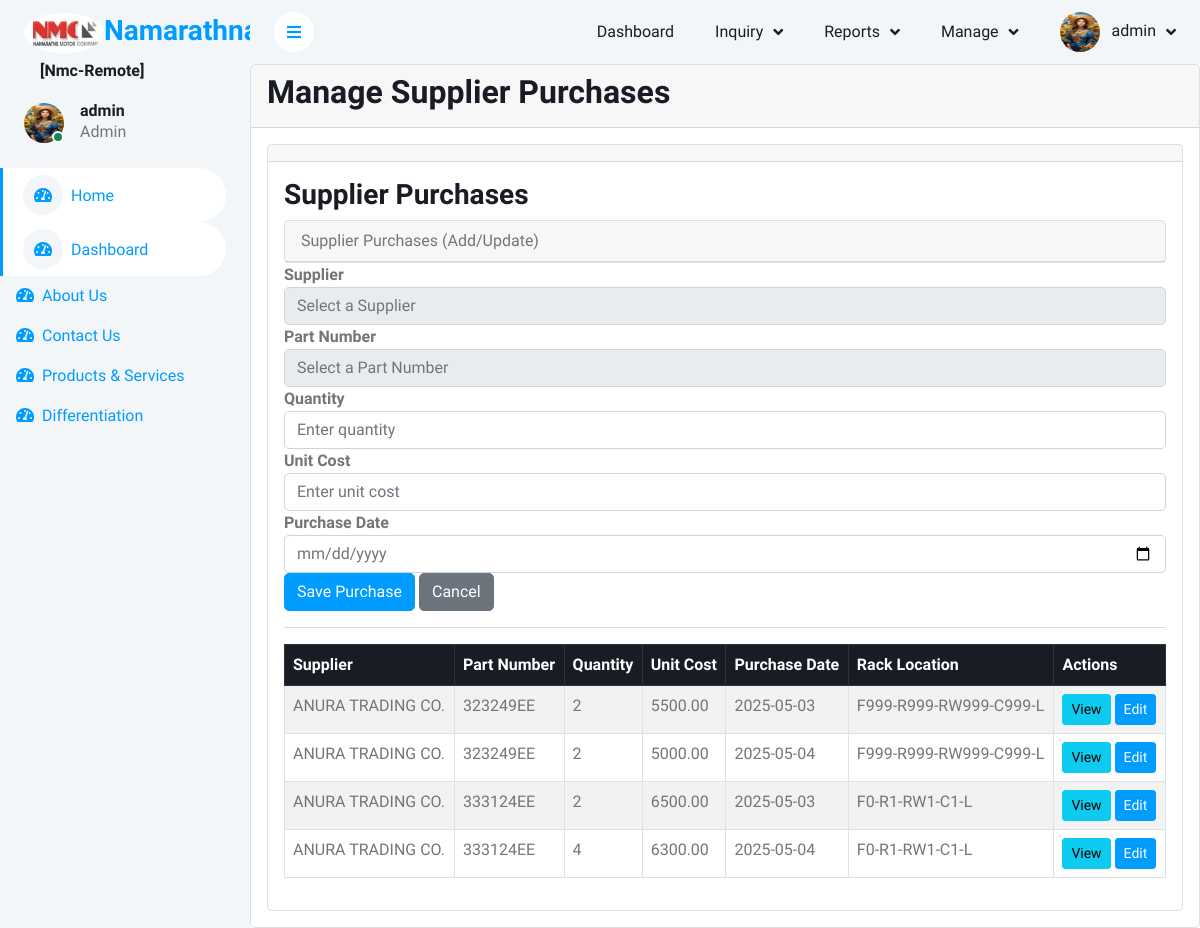
/manage_supplier_purchases.php (signed in), run on the app's committed database.
### tables this page shows
CREATE TABLE `supplier_purchases` (
  `id` int(11) NOT NULL,
  `supplier_id` int(11) DEFAULT NULL,
  `part_id` int(11) DEFAULT NULL,
  `quantity` int(11) NOT NULL,
  `cost` decimal(10,2) NOT NULL,
  `purchase_date` date NOT NULL,
  `reference_no` varchar(50) NOT NULL,
  `flag` enum('active','inactive') NOT NULL DEFAULT 'active'
);

CREATE TABLE `suppliers` (
  `id` int(11) NOT NULL,
  `supplier_name` varchar(100) NOT NULL,
  `contact_info` varchar(255) DEFAULT NULL,
  `flag` enum('active','inactive') NOT NULL DEFAULT 'active'
);

CREATE TABLE `stocks` (
  `id` int(11) NOT NULL,
  `location_id` int(11) NOT NULL,
  `part_number` varchar(50) NOT NULL,
  `description` varchar(255) DEFAULT NULL,
  `image` varchar(255) DEFAULT NULL,
  `category_id` int(11) DEFAULT NULL,
  `cost` decimal(10,2) DEFAULT 0.00,
  `selling_price` decimal(10,2) DEFAULT 0.00,
  `stock_quantity` int(11) DEFAULT 0,
  `supplier_id` int(11) DEFAULT NULL,
  `model_id` int(11) DEFAULT NULL,
  `created_at` timestamp NOT NULL DEFAULT current_timestamp(),
  `flag` enum('active','inactive') NOT NULL DEFAULT 'active',
  `brand_id` int(11) DEFAULT NULL,
  `type_id` int(11) NOT NULL DEFAULT 3,
  `pricelistpage` int(11) NOT NULL,
  `oem_number` varchar(25) NOT NULL,
  `fifo_queue_id` int(11) DEFAULT NULL,
  `rack_id` int(11) DEFAULT 5 COMMENT 'Reference to rack location',
  `alert_threshold` int(11) DEFAULT 5 COMMENT 'Minimum quantity before alert is triggered',
  `last_alert_date` datetime DEFAULT NULL COMMENT 'Date when last low stock alert was sent'
);

CREATE TABLE `racks` (
  `id` int(11) NOT NULL,
  `location_id` int(11) DEFAULT NULL,
  `floor` int(11) NOT NULL COMMENT '0, 1, 2 etc.',
  `rack_number` int(11) NOT NULL COMMENT '1, 2 etc.',
  `row_number` int(11) NOT NULL COMMENT '1, 2 etc.',
  `column_number` int(11) NOT NULL COMMENT '1, 2 etc.',
  `side` enum('left','right','middle','top','bottom') NOT NULL,
  `description` varchar(255) DEFAULT NULL,
  `created_at` timestamp NOT NULL DEFAULT current_timestamp(),
  `updated_at` timestamp NOT NULL DEFAULT current_timestamp() ON UPDATE current_timestamp(),
  `location_code` varchar(50) DEFAULT NULL,
  `status` enum('active','inactive') NOT NULL DEFAULT 'active'
);

### manage_supplier_purchases.php (the view, shortened to what this page needs)
<?php
$crud_permissions = $_SESSION['crud_permissions'];
include('header.php');
$quantity = '';
$cost = '';
$purchase_date = '';
$purchases = [];
try {
    $purchases_result = $conn->query("
        SELECT supplier_purchases.*, suppliers.supplier_name, stocks.part_number, stocks.rack_id,
        racks.location_code
        FROM supplier_purchases
        JOIN suppliers ON supplier_purchases.supplier_id = suppliers.id
        JOIN stocks ON supplier_purchases.part_id = stocks.id
        JOIN racks ON stocks.rack_id = racks.id
        WHERE supplier_purchases.flag = 'active'
    ");
    $purchases = $purchases_result->fetchAll(PDO::FETCH_ASSOC);
} catch (PDOException $e) {
    die("An error occurred: " . $e->getMessage());
}
?>
<div class="card">
    <div class="card-header">
        <h2>Manage Supplier Purchases</h2>
    </div>
    <div class="card-body">
        <div class="card">
            <div class="card-header">
            </div>
            <div class="card-body">
                <?php if (isset($_GET['view'])): ?>
                    <?php
                    $id = intval($_GET['view']);
                    try {
                        $stmt = $conn->prepare("
                            SELECT supplier_purchases.*, suppliers.supplier_name, stocks.part_number
                            FROM supplier_purchases
                            JOIN suppliers ON supplier_purchases.supplier_id = suppliers.id
                            JOIN stocks ON supplier_purchases.part_id = stocks.id
                            WHERE supplier_purchases.id=? AND supplier_purchases.flag = 'active'
                        ");
                        $stmt->execute([$id]);
                        $purchase = $stmt->fetch(PDO::FETCH_ASSOC);
                        if ($purchase): ?>
                            <hr>
                            <h3>Supplier Purchase Details</h3>
                            <div class="card">
                                <div class="card-header">
                                    Supplier Purchase Details (View Only)
                                </div>
                                <div class="card-body">
                                    <p><strong>Supplier:</strong> <?php echo htmlspecialchars($purchase['supplier_name']); ?></p>
                                    <p><strong>Part Number:</strong> <?php echo htmlspecialchars($purchase['part_number']); ?></p>
                                    <p><strong>Quantity:</strong> <?php echo htmlspecialchars($purchase['quantity']); ?></p>
                                    <p><strong>Unit Cost:</strong> <?php echo htmlspecialchars($purchase['cost']); ?></p>
                                    <p><strong>Purchase Date:</strong> <?php echo htmlspecialchars($purchase['purchase_date']); ?></p>
                                    <a href="manage_supplier_purchases.php" class="btn btn-secondary">Back to List</a>
                                </div>
                            </div>
                    <?php endif;
                    } catch (PDOException $e) {
                        die("An error occurred: " . $e->getMessage());
                    }
                    ?>
                <?php else: ?>
                    <?php if ($crud_permissions['flag_create'] === 'active' || $crud_permissions['flag_update'] === 'active'): ?>
                        <form method="POST" action="manage_supplier_purchases.php">
                            <h3>Supplier Purchases</h3>
                            <div class="card">
                                <div class="card-header">
                                    Supplier Purchases (Add/Update)
                                </div>
                            </div>
                            <div class="form-group">
                                <label><strong>Supplier</strong></label>
                                <select class="form-control" name="supplier_id" required>
                                    <option value="" disabled selected>Select a Supplier</option>
                                </select>
                            </div>
                            <div class="form-group">
                                <label><strong>Part Number</strong></label>
                                <select class="form-control" name="part_id" required>
                                    <option value="" disabled selected>Select a Part Number</option>
                                </select>
                            </div>
                            <div class="form-group">
                                <label><strong>Quantity</strong></label>
                                <input type="number" class="form-control" name="quantity" placeholder="Enter quantity" value="<?php echo $quantity; ?>" required>
                            </div>
                            <div class="form-group">
                                <label><strong>Unit Cost</strong></label>
                                <input type="number" class="form-control" name="cost" placeholder="Enter unit cost" value="<?php echo $cost; ?>" step="0.01" required>
                            </div>
                            <div class="form-group">
                                <label><strong>Purchase Date</strong></label>
                                <input type="date" class="form-control" name="purchase_date" value="<?php echo $purchase_date; ?>" required>
                            </div>
                            <button type="submit" name="save_purchase" class="btn btn-primary">Save Purchase</button>
                            <a href="manage_supplier_purchases.php" class="btn btn-secondary">Cancel</a>
                        </form>
                    <?php endif; ?>
                <?php endif; ?>
                <hr>
                <table class=" table-striped table table-bordered">
                    <thead class="table-dark">
                        <tr>
                            <th>Supplier</th>
                            <th>Part Number</th>
                            <th>Quantity</th>
                            <th>Unit Cost</th>
                            <th>Purchase Date</th>
                            <th>Rack Location</th>
                            <th>Actions</th>
                        </tr>
                    </thead>
                    <tbody>
                        <?php if (!empty($purchases)): ?>
                            <?php foreach ($purchases as $purchase): ?>
                                <tr>
                                    <td><?php echo htmlspecialchars($purchase['supplier_name']); ?></td>
                                    <td><?php echo htmlspecialchars($purchase['part_number']); ?></td>
                                    <td><?php echo htmlspecialchars($purchase['quantity']); ?></td>
                                    <td><?php echo htmlspecialchars($purchase['cost']); ?></td>
                                    <td><?php echo htmlspecialchars($purchase['purchase_date']); ?></td>
                                    <td><?= htmlspecialchars($purchase['location_code']) ?></td>
                                    <td>
                                        <a href="manage_supplier_purchases.php?view=<?php echo $purchase['id']; ?>" class="btn btn-info btn-sm">View</a>
                                        <?php if ($crud_permissions['flag_update'] === 'active'): ?>
                                            <a href="manage_supplier_purchases.php?edit=<?php echo $purchase['id']; ?>" class="btn btn-primary btn-sm">Edit</a>
                                        <?php endif; ?>
                                    </td>
                                </tr>
                            <?php endforeach; ?>
                        <?php else: ?>
                            <tr>
                                <td colspan="6" class="text-center">No supplier purchases found.</td>
                            </tr>
                        <?php endif; ?>
                    </tbody>
                </table>
            </div>
        </div>
    </div>
</div>
<?php include('footer.php'); ?>

### css/style.css (style rules this page uses)
:root { --primary: #009CFF; --light: #F3F6F9; --dark: #191C24; }
.btn { transition: .5s; }
.btn.btn-primary { color: #FFFFFF; }

### data on the page
supplier_purchases: supplier.supplier_name "ANURA TRADING CO.", stocks.part_number "323249EE", quantity "2", cost "5500.00", purchase_date "2025-05-03", racks.location_code "F999-R999-RW999-C999-L"
supplier_purchases: supplier.supplier_name "ANURA TRADING CO.", stocks.part_number "323249EE", quantity "2", cost "5000.00", purchase_date "2025-05-04", racks.location_code "F999-R999-RW999-C999-L"
supplier_purchases: supplier.supplier_name "ANURA TRADING CO.", stocks.part_number "333124EE", quantity "2", cost "6500.00", purchase_date "2025-05-03", racks.location_code "F0-R1-RW1-C1-L"
supplier_purchases: supplier.supplier_name "ANURA TRADING CO.", stocks.part_number "333124EE", quantity "4", cost "6300.00", purchase_date "2025-05-04", racks.location_code "F0-R1-RW1-C1-L"

### other printed values
$prj_id_ "[Nmc-Remote]"
$_SESSION['username'] "admin"
$_SESSION['role_name'] "Admin"
$menu_item['menu_name_'] "Dashboard"
